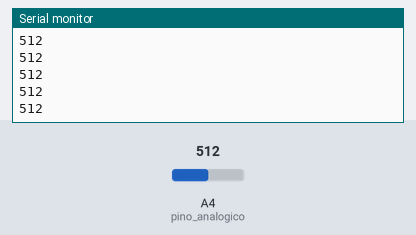
A sketch run on a simulated Arduino Uno, built with avr-gcc and run on an emulated ATmega328P. Shown: the last lines printed to the serial monitor. Inputs (shaded band) come from the test bench; at power-on: A4 (pino_analogico) = 512.

Above: at 1.2 s.
1.3 s: A4 (pino_analogico) set to 716
At 1.56 s:
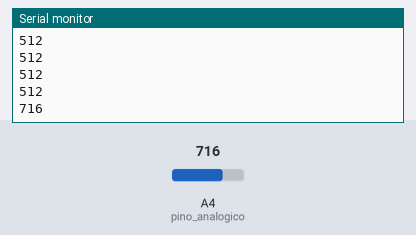
2.8 s: A4 (pino_analogico) set to 900
At 2.96 s:
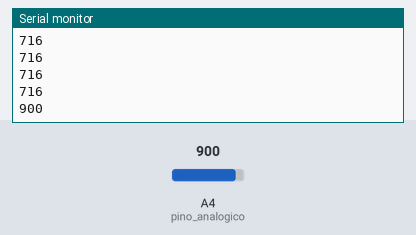
Timing chart, 0 to 5.8 s (numbered marks = the images above; inputs shaded):
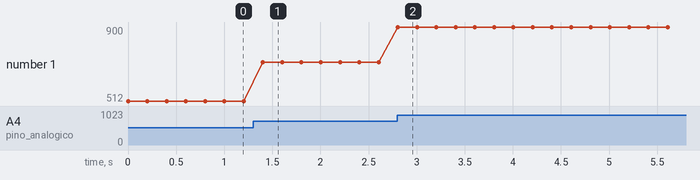

The sketch:

progra_calibragem.ino
```cpp
#define pino_analogico A4

void setup() {
  pinMode(pino_analogico, INPUT);
  Serial.begin(9600);
}

void loop() {
  int valor_A0 = analogRead(pino_analogico);
  Serial.println(valor_A0);
  delay(200);

}
```

Measured:
- after the input at 1.3 s, the serial monitor: prints a new line after 0.10 s (image 1)
- after the input at 2.8 s, the serial monitor: prints a new line at once (image 2)
- plotted number 1: 512 → 716 after the input at 1.3 s, 716 → 900 after the input at 2.8 s
